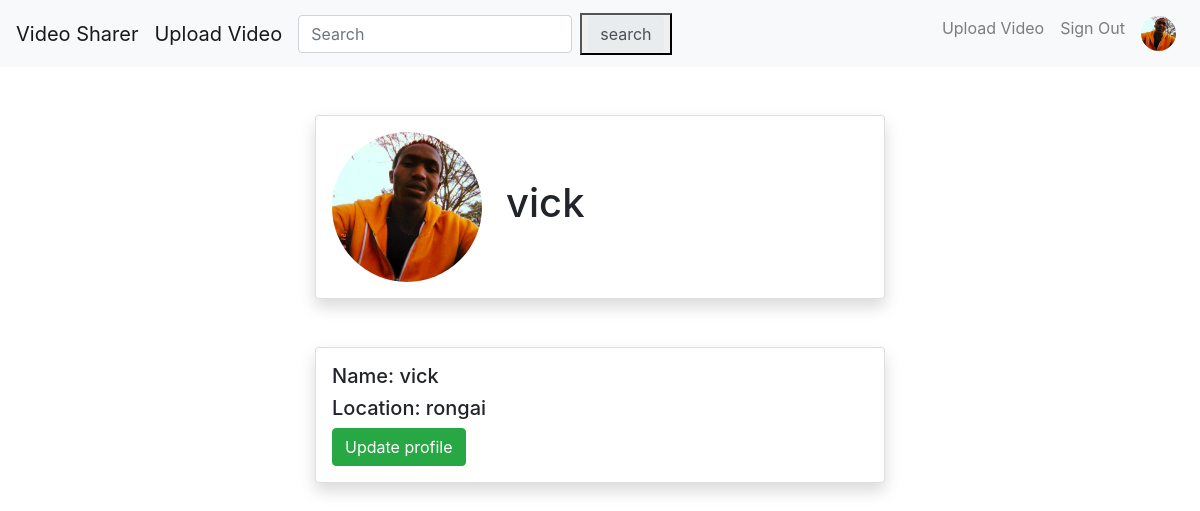
/profiles/1/ (signed in), run on the app's committed database.
### profiles/models.py (models this page shows, shortened)
class Profile(models.Model):
    user=models.OneToOneField(User, on_delete=models.CASCADE)
    name=models.CharField(max_length=100, blank=True)
    location=models.CharField(max_length=100, blank=True)
    image=models.ImageField(upload_to='uploads/profile_pics',default='uploads/profile_pics/default.jpg', blank=True)

### profiles/views.py (the view)
# urls.py: path('<int:pk>/', ProfileView.as_view(), name='profile'),
class ProfileView(View):
    def get(self, request, pk, *args, **kwargs):
        profile = get_object_or_404(Profile, pk=pk)
        videos = Video.objects.all().filter(uploader=pk).order_by('-date_posted')
        context = {
            'profile': profile,
            'videos': videos,
        }
        return render(request, 'profiles/profile.html', context)

### profiles/templates/profiles/profile.html (shortened to what this page needs)
{% extends 'video/base.html' %}
{% block content %}
<div class="container">
    <div class="row justify-content-center mt-5">
        <div class="card col-md-6 col-sm-12 col-xs-12 d-flex flex-row align-items-center p-3 shadow">
            <img class="rounded-circle mr-4" height="150" width="150" src="{{ profile.image.url }}">
            <h1>{{ profile.user.username }}</h1>
        </div>
    </div>
    <div class="row justify-content-center mt-5">
        <div class="card col-md-6 col-sm-12 col-xs-12 p-3 shadow">
            <h5>Name: {{ profile.name }}</h5>
            <h5>Location: {{ profile.location }}</h5>
            <a href="update" user.profile.object.pk><button type="button" class="btn btn-success">Update profile</button></a>
        </div>
    </div>
</div>
{% endblock %}

### video/templates/video/navigation.html (shortened to what this page needs)
<nav class="navbar navbar-expand-lg navbar-light bg-light">
  <a class="navbar-brand" href="{% url 'index' %}">Video Sharer</a>
  <a class="navbar-brand" href="{% url 'video-create' %}">Upload Video</a>
  <div class="collapse navbar-collapse" id="navbarSupportedContent">
    <form class="form-inline my-2 my-lg-0 d-flex flex-row" method="GET" action="{% url 'video-search' %}">
      <input class="form-control mr-sm-2" type="search" name="q" placeholder="Search" aria-label="Search" value="{{ request.GET.q }}">
      <button class="search-button" type="submit">
        <span class="input-group-text border-0" id="search-addon">
         search
        </span>
      </button>
    </form>
    <ul class="navbar-nav">
      {% if user.is_authenticated %}
      <li class="nav-item">
          <a class="nav-link" href="{% url 'video-create' %}">Upload Video</a>
      </li>
      <li class="nav-item">
        <a class="nav-link" href="{% url 'account_logout' %}">Sign Out</a>
      </li>
      <li class="nav-item">
        <a class="nav-link" href="{% url 'profile' user.profile.pk %}"><img src="{{ user.profile.image.url }}" width="35" height="35" class="d-inline-block rounded-circle" alt="Profile"></a>
      </li>
      {% endif %}
    </ul>
  </div>
</nav>

### data on the page
Profile: image (picture), user.username "vick", name "vick", location "rongai"
